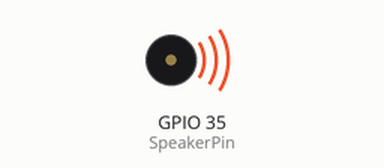
This sketch was run on a simulated ESP32. On the bench: buzzer (waves = sounding).

Above: at 0.26 s.
At 4.1 s:
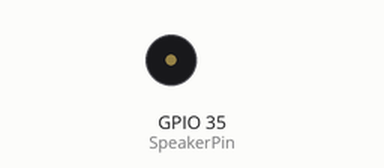
Timing chart, 0 to 5.1 s (numbered marks = the images above):
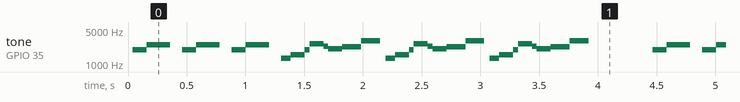

Measured:
- by itself, tone on GPIO 35 (SpeakerPin): plays 1946 Hz for 0.12 s, 2470 Hz for 0.20 s, 1946 Hz for 0.12 s, 2470 Hz for 0.20 s, 1946 Hz for 0.12 s, 2470 Hz for 0.20 s … (880 notes in this stretch)

The sketch:

mario_1up.ino
```cpp
int SpeakerPin = 35;
unsigned int i;

unsigned int j;

void setup(){
pinMode(SpeakerPin, OUTPUT);
}

void mario_1up(){
for (i=0; i<97; i++){
digitalWrite(SpeakerPin,HIGH);
delayMicroseconds(379);
digitalWrite(SpeakerPin,LOW);
delayMicroseconds(379);
}
for (i=0; i<235; i++){
digitalWrite(SpeakerPin,HIGH);
delayMicroseconds(319);
digitalWrite(SpeakerPin,LOW);
delayMicroseconds(319);
}
for (i=0; i<396; i++){
digitalWrite(SpeakerPin,HIGH);
delayMicroseconds(189);
digitalWrite(SpeakerPin,LOW);
delayMicroseconds(189);
}
for (i=0; i<315; i++){
digitalWrite(SpeakerPin,HIGH);
delayMicroseconds(238);
digitalWrite(SpeakerPin,LOW);
delayMicroseconds(238);
}
for (i=0; i<353; i++){
digitalWrite(SpeakerPin,HIGH);
delayMicroseconds(212);
digitalWrite(SpeakerPin,LOW);
delayMicroseconds(212);
}
for (i=0; i<471; i++){
digitalWrite(SpeakerPin,HIGH);
delayMicroseconds(159);
digitalWrite(SpeakerPin,LOW);
delayMicroseconds(159);
}

}

void get_coin(){
for (i=0; i<250; i++){
digitalWrite(SpeakerPin,HIGH);
delayMicroseconds(253);
digitalWrite(SpeakerPin,LOW);
delayMicroseconds(253);
}
for (i=0; i<500; i++){
digitalWrite(SpeakerPin,HIGH);
delayMicroseconds(189);
digitalWrite(SpeakerPin,LOW);
delayMicroseconds(189);
}
delay(50);

}


void loop(){

for(j=0; j<3; j++){
get_coin();
delay(50);
}

for(j=0; j<3; j++){
mario_1up();
delay(50);
}
delay(500);
}
```
